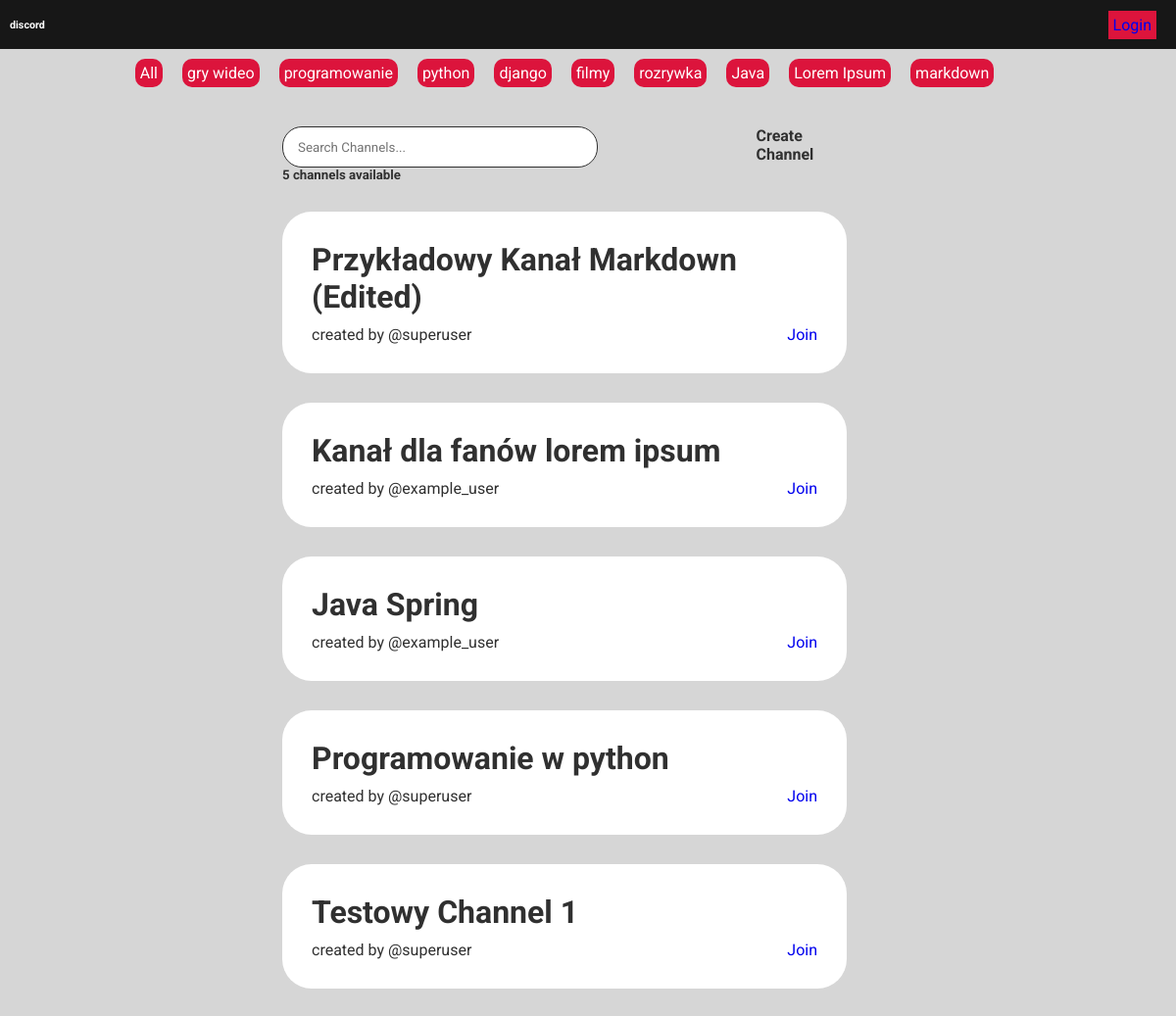
Before: / with the older database file.
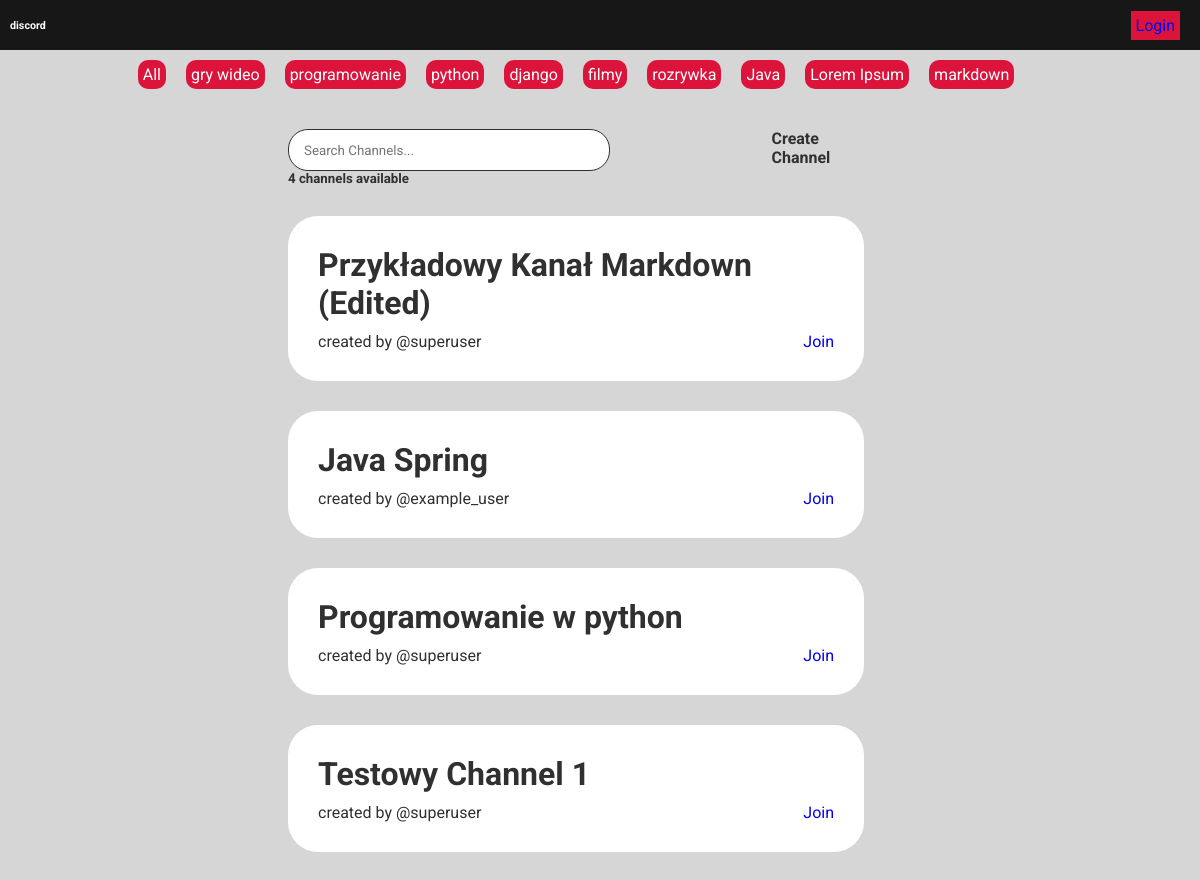
After: the same page with the newer database file.
### dscrd/models.py (models this page shows, shortened)
class Topic(models.Model):
    name = models.CharField(max_length=200)

class Channel(models.Model):
    host = models.ForeignKey(User, on_delete=models.SET_NULL, null=True)
    topic = models.ForeignKey(Topic, on_delete=models.SET_NULL, null=True)
    name = models.CharField(max_length=200)
    description = models.TextField(null=True, blank=True)
    members = models.ManyToManyField(User, related_name='members', blank=True)
    updated = models.DateTimeField(auto_now=True)
    created = models.DateTimeField(auto_now_add=True)
    class Meta:
        ordering = ['-updated', '-created']

### dscrd/views.py (the view)
# urls.py: path('', views.home, name="home"),
def home(request):
    q = request.GET.get('q') if request.GET.get('q') != None else ''
    channels = Channel.objects.filter(
        Q(topic__name__icontains = q) |
        Q(name__icontains = q) |
        Q(description__icontains = q))
    topics = Topic.objects.all()
    joined_channels = Channel.objects.all()
    channel_count = channels.count()
    context = {
        'channels': channels,
        'topics': topics,
        'channel_count': channel_count,
        'joined_channels': joined_channels,
    }
    return render(request, 'base/home.html', context)

### dscrd/templates/base/home.html (shortened to what this page needs)
{% extends 'main.html' %}
{% block content %}
<div class="main-home">
    <div class="main-home-content">
        <div class="main-home-content-topics">
            <div class="topic">
                <a href="{% url 'home' %}">All</a>
            </div>
            {% for topic in topics %}
            <div class="topic">
                <a href="{% url 'home' %}?q={{topic.name}}">{{topic.name}}</a>
            </div>
            {% endfor %}
        </div>
        <div class="main-home-wrapper">
            <div class="main-home-search-wrapper">
                <form method="GET" action="{% url 'home' %}">
                    <input class="main-home-search-wrapper-input" type="text" name="q" placeholder="Search Channels...">
                </form>
                <div class="create-channel-div">
                    <a href="{% url 'create_channel' %}">Create Channel</a>
                </div>
            </div>
            <h5>{{channel_count}} channels available</h5>
            {% for channel in channels %}
            <div class="channel-item">
                <h1>{{channel.name}}</h1>
                <div class="channel-item-bottom">
                    <p>created by @{{channel.host}}</p>
                    <a href="{% url 'channel' channel.id %}">Join</a>
                </div>
            </div>
            {% endfor %}
        </div>
    </div>
</div>
{% endblock %}

Changed rows visible on the page:
removed Channel: name "Kanał dla fanów lorem ipsum", host "example_user"
Other visible differences:
{{ channel_count }}: "5" → "4"
